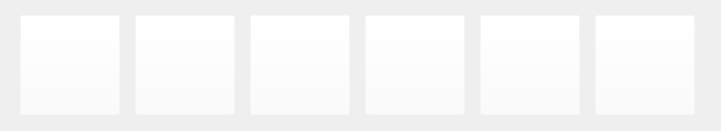
   <widget class="QWidget" name="menuButt" native="true">
    <property name="geometry">
     <rect>
      <x>290</x>
      <y>590</y>
      <width>721</width>
      <height>131</height>
     </rect>
    </property>
    <property name="focusPolicy">
     <enum>Qt::NoFocus</enum>
    </property>
    <property name="contextMenuPolicy">
     <enum>Qt::DefaultContextMenu</enum>
    </property>
    <layout class="QHBoxLayout" name="menuButtons">
     <item>
      <widget class="QPushButton" name="homeBut">
       <property name="maximumSize">
        <size>
         <width>100</width>
         <height>100</height>
        </size>
       </property>
       <property name="focusPolicy">
        <enum>Qt::ClickFocus</enum>
       </property>
       <property name="styleSheet">
        <string notr="true">#homeBut:disabled{
background-color: rgba(255, 255, 255, 0);
	border-image: url(:/Icons/car.png);
}
#homeBut{
background-color: rgba(255, 255, 255, 0);
	border-image: url(:/Icons/carw.png);
}</string>
       </property>
       <property name="text">
        <string/>
       </property>
      </widget>
     </item>
     <item>
      <widget class="QPushButton" name="battBut">
       <property name="maximumSize">
        <size>
         <width>100</width>
         <height>100</height>
        </size>
       </property>
       <property name="focusPolicy">
        <enum>Qt::ClickFocus</enum>
       </property>
       <property name="styleSheet">
        <string notr="true">#battBut:disabled{
background-color: rgba(255, 255, 255, 0);
	border-image: url(:/Icons/battery.png);
}
#battBut{
background-color: rgba(255, 255, 255, 0);
	border-image: url(:/Icons/batteryw.png);
}
</string>
       </property>
       <property name="text">
        <string/>
       </property>
      </widget>
     </item>
     <item>
      <widget class="QPushButton" name="mapBut">
       <property name="maximumSize">
        <size>
         <width>100</width>
         <height>100</height>
        </size>
       </property>
       <property name="focusPolicy">
        <enum>Qt::ClickFocus</enum>
       </property>
       <property name="styleSheet">
        <string notr="true">#mapBut:disabled{
background-color: rgba(255, 255, 255, 0);
	border-image: url(:/Icons/map.png);
}
#mapBut{
background-color: rgba(255, 255, 255, 0);
	border-image: url(:/Icons/mapw.png);
}</string>
       </property>
       <property name="text">
        <string/>
       </property>
      </widget>
     </item>
     <item>
      <widget class="QPushButton" name="tripBut">
       <property name="minimumSize">
        <size>
         <width>0</width>
         <height>0</height>
        </size>
       </property>
       <property name="maximumSize">
        <size>
         <width>100</width>
         <height>100</height>
        </size>
       </property>
       <property name="focusPolicy">
        <enum>Qt::ClickFocus</enum>
       </property>
       <property name="styleSheet">
        <string notr="true">#tripBut:disabled{
background-color: rgba(255, 255, 255, 0);
	border-image: url(:/Icons/data.png);
}
#tripBut{
background-color: rgba(255, 255, 255, 0);
	border-image: url(:/Icons/dataw.png);
}</string>
       </property>
       <property name="text">
        <string/>
       </property>
      </widget>
     </item>
     <item>
      <widget class="QPushButton" name="musicBut">
       <property name="maximumSize">
        <size>
         <width>100</width>
         <height>100</height>
        </size>
       </property>
       <property name="focusPolicy">
        <enum>Qt::ClickFocus</enum>
       </property>
       <property name="styleSheet">
        <string notr="true">#musicBut:disabled{
background-color: rgba(255, 255, 255, 0);
	border-image: url(:/Icons/music.png);
}
#musicBut{
background-color: rgba(255, 255, 255, 0);
	border-image: url(:/Icons/musicw.png);
}</string>
       </property>
       <property name="text">
        <string/>
       </property>
      </widget>
     </item>
     <item>
      <widget class="QPushButton" name="logBut">
       <property name="maximumSize">
        <size>
         <width>100</width>
         <height>100</height>
        </size>
       </property>
       <property name="focusPolicy">
        <enum>Qt::ClickFocus</enum>
       </property>
       <property name="styleSheet">
        <string notr="true">#logBut:disabled{
background-color: rgba(255, 255, 255, 0);
	border-image: url(:/Icons/log.png);
}
#logBut{
background-color: rgba(255, 255, 255, 0);
	border-image: url(:/Icons/logw.png);
}</string>
       </property>
       <property name="text">
        <string/>
       </property>
      </widget>
     </item>
    </layout>
   </widget>
